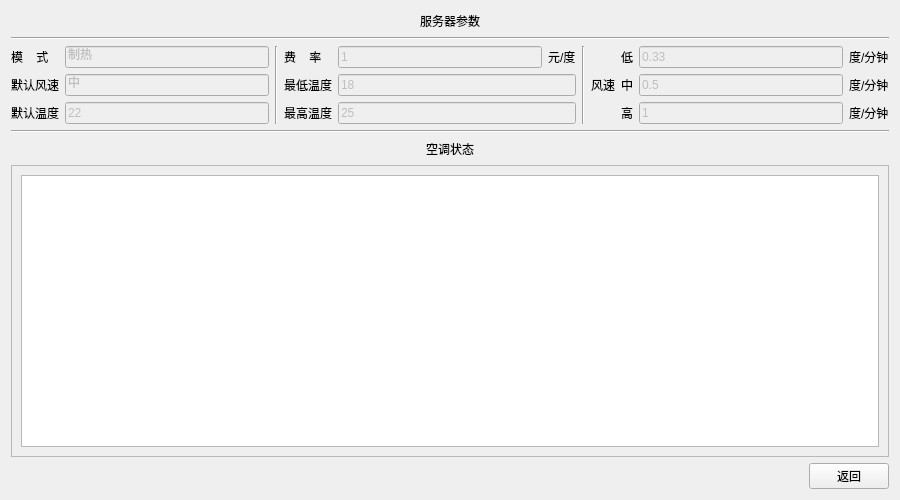
<?xml version="1.0" encoding="UTF-8"?>
<ui version="4.0">
 <class>MonitorWidget</class>
 <widget class="QWidget" name="MonitorWidget">
  <property name="geometry">
   <rect>
    <x>0</x>
    <y>0</y>
    <width>900</width>
    <height>500</height>
   </rect>
  </property>
  <property name="minimumSize">
   <size>
    <width>900</width>
    <height>500</height>
   </size>
  </property>
  <property name="maximumSize">
   <size>
    <width>900</width>
    <height>500</height>
   </size>
  </property>
  <property name="windowTitle">
   <string>监视空调</string>
  </property>
  <layout class="QGridLayout" name="gridLayout_2">
   <item row="0" column="0" colspan="11">
    <layout class="QHBoxLayout" name="horizontalLayout_2" stretch="0,1,0">
     <item>
      <spacer name="horizontalSpacer_4">
       <property name="orientation">
        <enum>Qt::Horizontal</enum>
       </property>
       <property name="sizeHint" stdset="0">
        <size>
         <width>438</width>
         <height>20</height>
        </size>
       </property>
      </spacer>
     </item>
     <item>
      <widget class="QLabel" name="label_9">
       <property name="text">
        <string>服务器参数</string>
       </property>
      </widget>
     </item>
     <item>
      <spacer name="horizontalSpacer_5">
       <property name="orientation">
        <enum>Qt::Horizontal</enum>
       </property>
       <property name="sizeHint" stdset="0">
        <size>
         <width>438</width>
         <height>20</height>
        </size>
       </property>
      </spacer>
     </item>
    </layout>
   </item>
   <item row="1" column="0" colspan="11">
    <widget class="Line" name="line_4">
     <property name="orientation">
      <enum>Qt::Horizontal</enum>
     </property>
    </widget>
   </item>
   <item row="2" column="0">
    <widget class="QLabel" name="Modelabel">
     <property name="text">
      <string>模    式</string>
     </property>
    </widget>
   </item>
   <item row="2" column="1">
    <widget class="QLineEdit" name="mode_lineEdit">
     <property name="enabled">
      <bool>false</bool>
     </property>
     <property name="text">
      <string>制热</string>
     </property>
    </widget>
   </item>
   <item row="2" column="2" rowspan="3">
    <widget class="Line" name="line">
     <property name="orientation">
      <enum>Qt::Vertical</enum>
     </property>
    </widget>
   </item>
   <item row="2" column="3">
    <widget class="QLabel" name="FeeLlabel">
     <property name="text">
      <string>费    率</string>
     </property>
    </widget>
   </item>
   <item row="2" column="4">
    <widget class="QLineEdit" name="FeeLEdit">
     <property name="enabled">
      <bool>false</bool>
     </property>
     <property name="text">
      <string>1</string>
     </property>
    </widget>
   </item>
   <item row="2" column="5">
    <widget class="QLabel" name="label_5">
     <property name="text">
      <string>元/度</string>
     </property>
    </widget>
   </item>
   <item row="2" column="6" rowspan="3">
    <widget class="Line" name="line_3">
     <property name="orientation">
      <enum>Qt::Vertical</enum>
     </property>
    </widget>
   </item>
   <item row="2" column="7" rowspan="3">
    <widget class="QLabel" name="label">
     <property name="text">
      <string>风速</string>
     </property>
     <property name="alignment">
      <set>Qt::AlignLeading|Qt::AlignLeft|Qt::AlignVCenter</set>
     </property>
    </widget>
   </item>
   <item row="2" column="8">
    <widget class="QLabel" name="label_6">
     <property name="text">
      <string>低</string>
     </property>
    </widget>
   </item>
   <item row="2" column="9">
    <widget class="QLineEdit" name="FanLEdit">
     <property name="enabled">
      <bool>false</bool>
     </property>
     <property name="text">
      <string>0.33</string>
     </property>
    </widget>
   </item>
   <item row="2" column="10">
    <widget class="QLabel" name="label_2">
     <property name="text">
      <string>度/分钟</string>
     </property>
    </widget>
   </item>
   <item row="3" column="0">
    <widget class="QLabel" name="DefaultFanlabel">
     <property name="text">
      <string>默认风速</string>
     </property>
    </widget>
   </item>
   <item row="3" column="1">
    <widget class="QLineEdit" name="default_fan_lineEdit">
     <property name="enabled">
      <bool>false</bool>
     </property>
     <property name="text">
      <string>中</string>
     </property>
    </widget>
   </item>
   <item row="3" column="3">
    <widget class="QLabel" name="TempLowlabel">
     <property name="text">
      <string>最低温度</string>
     </property>
     <property name="alignment">
      <set>Qt::AlignCenter</set>
     </property>
    </widget>
   </item>
   <item row="3" column="4" colspan="2">
    <widget class="QLineEdit" name="TempLowEdit">
     <property name="enabled">
      <bool>false</bool>
     </property>
     <property name="text">
      <string>18</string>
     </property>
    </widget>
   </item>
   <item row="3" column="8">
    <widget class="QLabel" name="label_7">
     <property name="text">
      <string>中</string>
     </property>
    </widget>
   </item>
   <item row="3" column="9">
    <widget class="QLineEdit" name="FanMEdit">
     <property name="enabled">
      <bool>false</bool>
     </property>
     <property name="text">
      <string>0.5</string>
     </property>
    </widget>
   </item>
   <item row="3" column="10">
    <widget class="QLabel" name="label_3">
     <property name="text">
      <string>度/分钟</string>
     </property>
    </widget>
   </item>
   <item row="4" column="0">
    <widget class="QLabel" name="DefaultTemplabel">
     <property name="text">
      <string>默认温度</string>
     </property>
     <property name="alignment">
      <set>Qt::AlignCenter</set>
     </property>
    </widget>
   </item>
   <item row="4" column="1">
    <widget class="QLineEdit" name="DefaultTempEdit">
     <property name="enabled">
      <bool>false</bool>
     </property>
     <property name="text">
      <string>22</string>
     </property>
    </widget>
   </item>
   <item row="4" column="3">
    <widget class="QLabel" name="TempHighlabel">
     <property name="text">
      <string>最高温度</string>
     </property>
     <property name="alignment">
      <set>Qt::AlignCenter</set>
     </property>
    </widget>
   </item>
   <item row="4" column="4" colspan="2">
    <widget class="QLineEdit" name="TempHighEdit">
     <property name="enabled">
      <bool>false</bool>
     </property>
     <property name="text">
      <string>25</string>
     </property>
    </widget>
   </item>
   <item row="4" column="8">
    <widget class="QLabel" name="label_8">
     <property name="text">
      <string>高</string>
     </property>
    </widget>
   </item>
   <item row="4" column="9">
    <widget class="QLineEdit" name="FanHEdit">
     <property name="enabled">
      <bool>false</bool>
     </property>
     <property name="text">
      <string>1</string>
     </property>
    </widget>
   </item>
   <item row="4" column="10">
    <widget class="QLabel" name="label_4">
     <property name="text">
      <string>度/分钟</string>
     </property>
    </widget>
   </item>
   <item row="5" column="0" colspan="11">
    <widget class="Line" name="line_2">
     <property name="orientation">
      <enum>Qt::Horizontal</enum>
     </property>
    </widget>
   </item>
   <item row="6" column="0" colspan="11">
    <layout class="QHBoxLayout" name="horizontalLayout" stretch="0,1,0">
     <item>
      <spacer name="horizontalSpacer_2">
       <property name="orientation">
        <enum>Qt::Horizontal</enum>
       </property>
       <property name="sizeHint" stdset="0">
        <size>
         <width>438</width>
         <height>20</height>
        </size>
       </property>
      </spacer>
     </item>
     <item>
      <widget class="QLabel" name="label_10">
       <property name="text">
        <string>空调状态</string>
       </property>
      </widget>
     </item>
     <item>
      <spacer name="horizontalSpacer_3">
       <property name="orientation">
        <enum>Qt::Horizontal</enum>
       </property>
       <property name="sizeHint" stdset="0">
        <size>
         <width>438</width>
         <height>20</height>
        </size>
       </property>
      </spacer>
     </item>
    </layout>
   </item>
   <item row="7" column="0" colspan="11">
    <widget class="QScrollArea" name="scrollArea">
     <property name="widgetResizable">
      <bool>true</bool>
     </property>
     <widget class="QWidget" name="scrollAreaWidgetContents">
      <property name="geometry">
       <rect>
        <x>0</x>
        <y>0</y>
        <width>880</width>
        <height>289</height>
       </rect>
      </property>
      <layout class="QGridLayout" name="gridLayout">
       <item row="0" column="0">
        <widget class="QTextBrowser" name="RoomBrowser"/>
       </item>
      </layout>
     </widget>
    </widget>
   </item>
   <item row="8" column="0" colspan="11">
    <layout class="QHBoxLayout" name="horizontalLayout_3">
     <item>
      <spacer name="horizontalSpacer">
       <property name="orientation">
        <enum>Qt::Horizontal</enum>
       </property>
       <property name="sizeHint" stdset="0">
        <size>
         <width>880</width>
         <height>20</height>
        </size>
       </property>
      </spacer>
     </item>
     <item>
      <widget class="QPushButton" name="MonitorBacktoWidgetButton">
       <property name="text">
        <string>返回</string>
       </property>
      </widget>
     </item>
    </layout>
   </item>
  </layout>
 </widget>
 <resources/>
 <connections/>
</ui>
